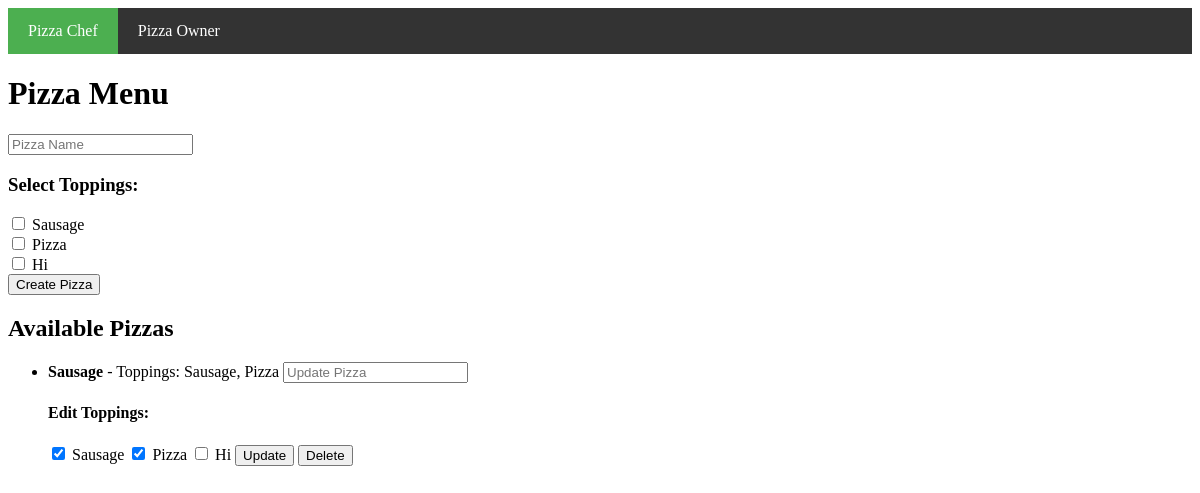
Before: /pizzachef/ with the older database file.
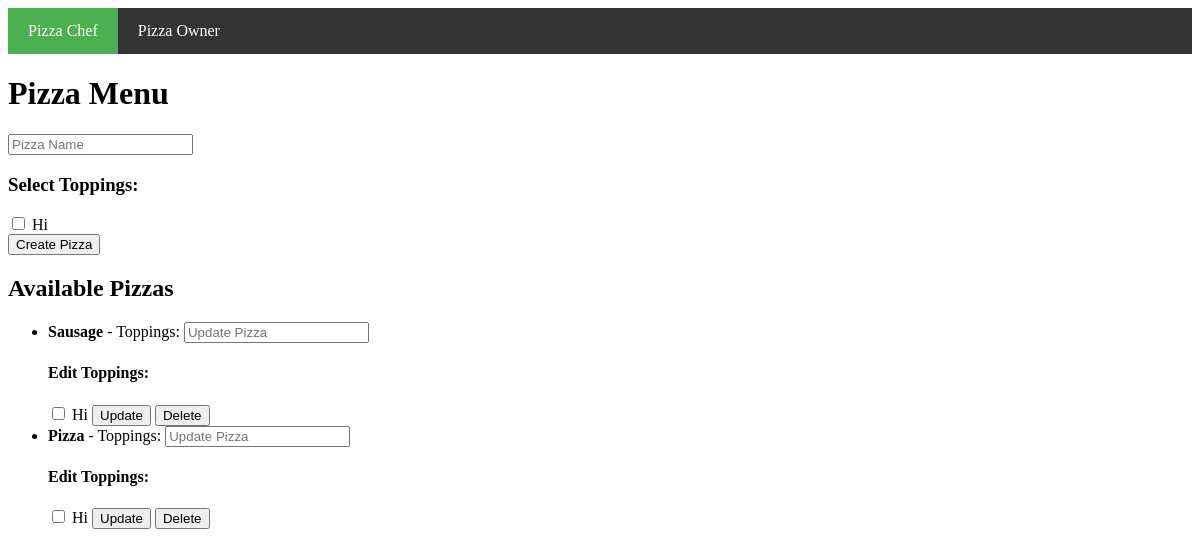
After: the same page with the newer database file.
### PizzaOwner/models.py (models this page shows, shortened)
class Topping(models.Model):
    name = models.CharField(max_length=100, unique=True)

### PizzaChef/models.py (models this page shows, shortened)
class Pizza(models.Model):
    name = models.CharField(max_length=100, unique=True)
    toppings = models.ManyToManyField(Topping)  # Many toppings per pizza

### PizzaChef/views.py (the view)
# urls.py: path('', views.PizzaListView.as_view(), name='pizza_list'),
class PizzaListView(View):
    def get(self, request):
        pizzas = Pizza.objects.all()
        toppings = Topping.objects.all()  # Get available toppings
        return render(request, 'pizzachef/index.html', {'pizzas': pizzas, 'toppings': toppings})

### PizzaChef/templates/PizzaChef/index.html (shortened to what this page needs)
<!DOCTYPE html>
<html>
<head>
</head>
<body>
     <div class="navbar">
        <a href="{% url 'pizza_list' %}" class="{% if request.path == '/pizzachef/' %}active{% endif %}">Pizza Chef</a>
        <a href="{% url 'topping_list' %}" class="{% if request.path == '/pizzaowner/' %}active{% endif %}">Pizza Owner</a>
    </div>
    <h1>Pizza Menu</h1>
    <form method="post" action="{% url 'pizza_create' %}">
        <input type="text" name="name" placeholder="Pizza Name" required>
        <h3>Select Toppings:</h3>
        {% for topping in toppings %}
        <input type="checkbox" name="toppings" value="{{ topping.id }}"> {{ topping.name }}<br>
        {% endfor %}
        <button type="submit">Create Pizza</button>
    </form>
    <h2>Available Pizzas</h2>
    <ul>
        {% for pizza in pizzas %}
        <li>
            <strong>{{ pizza.name }}</strong> - Toppings:
            {% for topping in pizza.toppings.all %}
            {{ topping.name }}{% if not forloop.last %}, {% endif %}
            {% endfor %}
            <form method="post" action="{% url 'pizza_update' pizza.id %}" style="display:inline;">
                <input type="text" name="name" placeholder="Update Pizza">
                <h4>Edit Toppings:</h4>
                {% for topping in toppings %}
                <input type="checkbox" name="toppings" value="{{ topping.id }}"
                       {% if topping in pizza.toppings.all %}checked{% endif %}>
                {{ topping.name }}
                {% endfor %}
                <button type="submit">Update</button>
            </form>
            <form method="post" action="{% url 'pizza_delete' pizza.id %}" style="display:inline;">
                <button type="submit">Delete</button>
            </form>
        </li>
        {% endfor %}
    </ul>
</body>
</html>

### PizzaChef/templates/PizzaChef/index.html (style rules this page uses)
.navbar { background-color: #333; overflow: hidden; }
.navbar a { float: left; display: block; color: white; text-align: center; padding: 14px 20px; text-decoration: none; }
.active { background-color: #4CAF50; }

Changed rows visible on the page:
removed Topping: name "Sausage", toppings "☑"
removed Topping: name "Pizza", toppings "☑"
added Pizza: name "Pizza", Topping (name "Hi")
